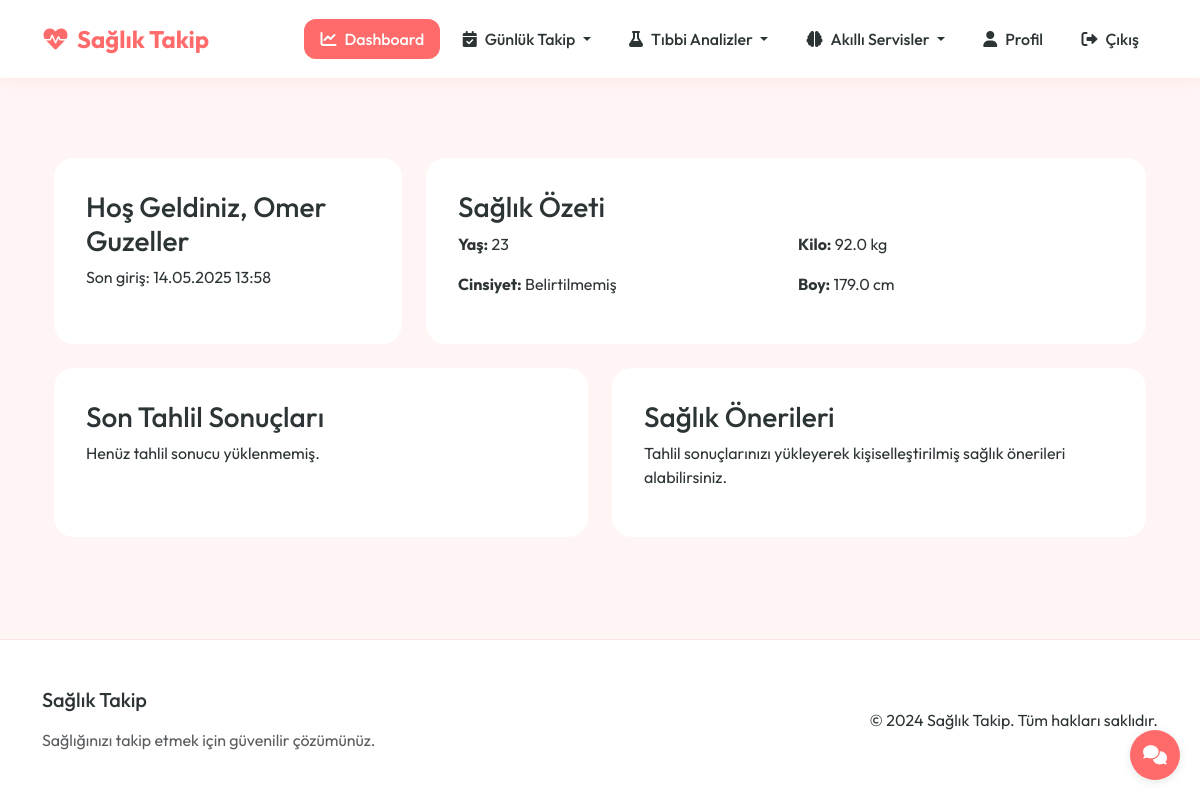
Page /dashboard (signed in) on the committed database.
### app.py (models this page shows, shortened)
class User(UserMixin, db.Model):
    id = db.Column(db.Integer, primary_key=True)
    email = db.Column(db.String(120), unique=True, nullable=False)
    password_hash = db.Column(db.String(128))
    name = db.Column(db.String(100))
    age = db.Column(db.Integer)
    gender = db.Column(db.String(10))
    weight = db.Column(db.Float)
    height = db.Column(db.Float)
    activity_level = db.Column(db.String(20))  # Sedentary, Lightly Active, Moderately Active, Very Active, Extra Active
    goal = db.Column(db.String(20))  # Lose Weight, Maintain, Gain Weight
    last_login = db.Column(db.DateTime, nullable=True)
    created_at = db.Column(db.DateTime, default=datetime.utcnow)
    test_results = db.relationship('TestResult', backref='user', lazy=True)
    meals = db.relationship('Meal', backref='user', lazy=True)

### app.py (the view)
@app.route('/dashboard')
@login_required
def dashboard():
    return render_template('main/dashboard.html')

### app.py (called while the page is built)
@login_manager.user_loader
def load_user(user_id):
    return User.query.get(int(user_id))

### health_app/templates/main/dashboard.html (shortened to what this page needs)
{% extends "base.html" %}
{% block content %}
<div class="container mt-5">
    <div class="row">
        <div class="col-md-4">
            <div class="dashboard-card">
                <h3>Hoş Geldiniz, {{ current_user.name }}</h3>
                <p>Son giriş: {{ current_user.last_login.strftime('%d.%m.%Y %H:%M') if current_user.last_login else 'İlk giriş' }}</p>
            </div>
        </div>
        <div class="col-md-8">
            <div class="dashboard-card">
                <h3>Sağlık Özeti</h3>
                <div class="row">
                    <div class="col-md-6">
                        <p><strong>Yaş:</strong> {{ current_user.age or 'Belirtilmemiş' }}</p>
                        <p><strong>Cinsiyet:</strong> {{ current_user.gender or 'Belirtilmemiş' }}</p>
                    </div>
                    <div class="col-md-6">
                        <p><strong>Kilo:</strong> {{ current_user.weight or 'Belirtilmemiş' }} kg</p>
                        <p><strong>Boy:</strong> {{ current_user.height or 'Belirtilmemiş' }} cm</p>
                    </div>
                </div>
            </div>
        </div>
    </div>
    <div class="row mt-4">
        <div class="col-md-6">
            <div class="dashboard-card">
                <h3>Son Tahlil Sonuçları</h3>
                {% if current_user.test_results %}
                    {% for result in current_user.test_results[-3:] %}
                        <div class="card mb-3">
                            <div class="card-body">
                                <h5 class="card-title">{{ result.date.strftime('%d.%m.%Y') }}</h5>
                                <p class="card-text">
                                    {% if result.recommendations %}
                                        {{ result.recommendations[:100] }}...
                                    {% else %}
                                        Henüz analiz edilmedi
                                    {% endif %}
                                </p>
                                <a href="{{ url_for('blood_test_detail', test_id=result.id) }}" class="btn btn-primary btn-sm">Detayları Gör</a>
                            </div>
                        </div>
                    {% endfor %}
                {% else %}
                    <p>Henüz tahlil sonucu yüklenmemiş.</p>
                {% endif %}
            </div>
        </div>
        <div class="col-md-6">
            <div class="dashboard-card">
                <h3>Sağlık Önerileri</h3>
                {% if current_user.test_results and current_user.test_results[-1].recommendations %}
                    <div class="alert alert-info">
                        {{ current_user.test_results[-1].recommendations }}
                    </div>
                {% else %}
                    <p>Tahlil sonuçlarınızı yükleyerek kişiselleştirilmiş sağlık önerileri alabilirsiniz.</p>
                {% endif %}
            </div>
        </div>
    </div>
</div>
{% endblock %}

### health_app/templates/base.html (style rules this page uses)
:root { --primary-color: #FF6B6B !important; --primary-light: #FFE3E3 !important; --primary-dark: #FF4949 !important; --secondary-color: #4ECDC4 !important; --accent-color: #FF8B8B !important; --background-color: #FFF5F5 !important; --text-color: #2D3436 !important; --card-bg: #FFFFFF !important; --border-color: #FFE3E3 !important; }
body { font-family: 'Outfit', sans-serif !important; background-color: var(--background-color) !important; color: var(--text-color) !important; min-height: 100vh; display: flex; flex-direction: column; }
.dashboard-card { background: var(--card-bg); border-radius: 20px; padding: 2rem; height: 100%; transition: all 0.3s cubic-bezier(0.4, 0, 0.2, 1); }

### rows in the picture
User: name "Omer Guzeller", last_login "14.05.2025 13:58", age "23", gender "Belirtilmemiş", weight "92.0", height "179.0"
